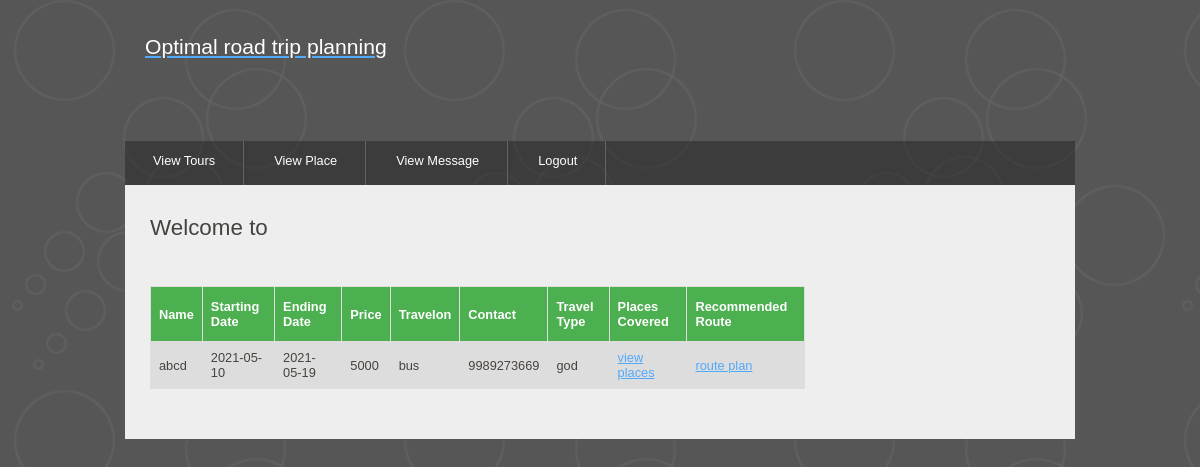
Page /viewtours/ on the committed database.
### roadtrip/models.py (models this page shows)
class TourModel(Model):
    name = models.CharField(max_length=60)
    startdateofjourney = models.CharField(max_length=30)
    enddateofjourney = models.CharField(max_length=30)
    price = models.CharField(max_length=30)
    travelon = models.CharField(max_length=30)
    contact = models.CharField(max_length=30)
    traveltype = models.CharField(max_length=30)
    class Meta:
        db_table = "tours"

### roadtrip/views.py (the view)
# urls.py: path('viewtours/',viewtours,name='view tour'),
def viewtours(request):
    return render(request, "tours.html", {"tours":TourModel.objects.all()})

### templates/tours.html (shortened to what this page needs)
{% load  static%}
<!DOCTYPE HTML>
<html>
<head>
<link rel="stylesheet" type="text/css" href="{% static 'style/style.css'%}" title="style" />
</head>
<body>
	<div id="main">
		<div id="header">
			<div id="logo">
				<div id="logo_text">
					<h3>
						<a href="#"><font color="white">Optimal road trip planning</font></a>
					</h3>
					<br/><br/>
				</div>
			</div>
			<div id="menubar">
				<ul id="menu">
                    <li><a href="/viewtours">View Tours</a></li>
                    <li><a href="/viewplaces">View Place</a></li>
                    <li><a href="/viewmessages">View Message</a></li>
                    <li><a href="/logout">Logout</a></li>
				</ul>
			</div>
		</div>
		<div id="site_content">
            <div id="content">
				<h1>Welcome to  <strong>{{request.session.username}}</strong>{{form.non_field_errors}}</h1>
                <h1><strong>{{message}}</strong></h1>
                <table id="customers">
                  <tr>
                      <th>Name</th>
                      <th>Starting Date</th>
                      <th>Ending Date</th>
                      <th>Price</th>
                      <th>Travelon</th>
                      <th>Contact</th>
                      <th>Travel Type</th>
                      <th>Places Covered</th>
                      <th>Recommended Route</th>
                  </tr>
                    {% for tour in tours %}
                        <tr>
                            <td>{{ tour.name }}</td>
                            <td>{{ tour.startdateofjourney }}</td>
                            <td>{{ tour.enddateofjourney }}</td>
                            <td>{{ tour.price }}</td>
                            <td>{{ tour.travelon }}</td>
                            <td>{{ tour.contact }}</td>
                            <td>{{ tour.traveltype }}</td>
                            <td><a href="/viewtourplaces?tourid={{ tour.id }}">view places</a></td>
                            <td><a href="/predictbestpath?tour={{ tour.id }}">route plan</a></td>
                        </tr>
                    {% endfor %}
                </table>
            </div>
        </div>
	</div>
</body>
</html>

### static/style/style.css (style rules this page uses)
html { height: 100%; }
* { margin: 0; padding: 0; }
body { font: normal .80em 'trebuchet ms', arial, sans-serif; background: #646557 url(pattern.png) repeat fixed; color: #5D5D5D; }
h1, h2, h3, h4, h5, h6 { font: normal 175% 'century gothic', arial, sans-serif; color: #43423F; margin: 0 0 15px 0; padding: 5px 0 5px 0; }
h3 { font: normal 165% 'century gothic', arial, sans-serif; }
a, a:hover { background: transparent; outline: none; text-decoration: underline; color: #51A9FB; }
ul { margin: 2px 0 22px 17px; }
ul li { list-style-type: circle; margin: 0 0 6px 0; padding: 0 0 4px 5px; }
#main, #header, #logo, #menubar, #site_content, #footer { margin-left: auto; margin-right: auto; }
#main { width: 950px; margin: 20px auto; }
#header { width: 950px; height: 121px; }
#logo { width: 910px; position: relative; height: 100px; background: transparent; padding: 10px 0 10px 0; }
#menubar { height: 46px; width: 950px; margin: 1px auto 0 auto; background: transparent url(tab.png); }
ul#menu { float: left; margin: 0;padding: 0; }
ul#menu li { float: left; padding: 0 0 0 6px; list-style: none; margin: 0px 2px 0 0; }
ul#menu li a { font: normal 100% 'trebuchet ms', sans-serif; display: block; float: left; height: 27px; padding: 12px 28px 5px 22px; text-align: center; color: #FFF; border-right: 1px solid #636363; text-decoration: none; }
#site_content { width: 925px; overflow: hidden; margin: 44px auto 0 auto; padding: 10px 0 0 25px; background: #EEE; border-top: 0; border-bottom: 0; color: #5D5D5D; }
#content { text-align: left; width: 655px; padding: 15px 0 20px 0; margin: 0; }
table { margin: 10px 0 30px 0; }
table tr th, table tr td { background: #3B3B3B; color: #FFF; padding: 7px 4px; text-align: left; }
table tr td { background: #DDD; color: #47433F; border-top: 1px solid #FFF; }

### templates/tours.html (style rules this page uses)
#customers { font-family: Arial, Helvetica, sans-serif; border-collapse: collapse; width: 100%; }
#customers td, #customers th { border: 1px solid #ddd; padding: 8px; }
#customers tr:nth-child(even) { background-color: #f2f2f2; }
#customers th { padding-top: 12px; padding-bottom: 12px; text-align: left; background-color: #4CAF50; color: white; }

### rows in the picture
TourModel: name "abcd", startdateofjourney "2021-05-10", enddateofjourney "2021-05-19", price "5000", travelon "bus", contact "9989273669", traveltype "god"
